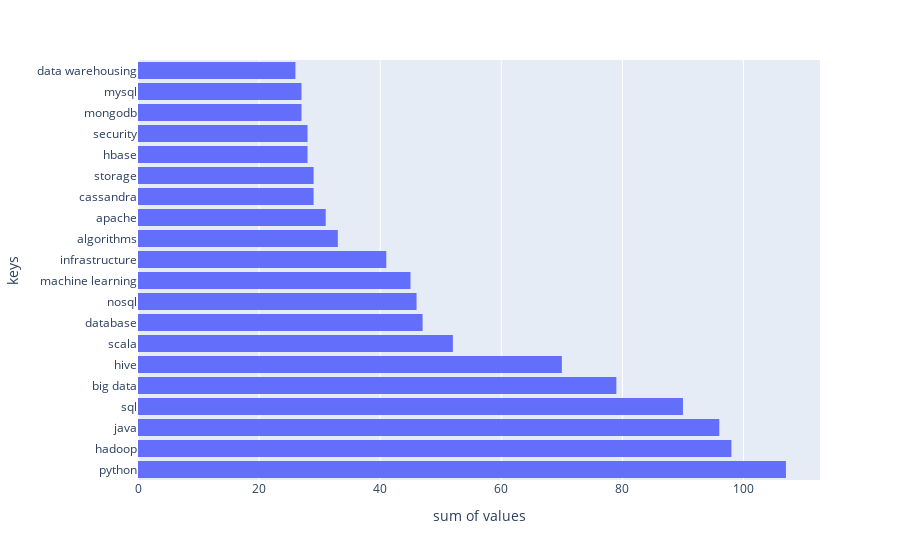

Notebook cell for this chart:
### Markdown cell above
Plot des skills les plus populaires

### Code cell
skills_dict = dict(sorted(occurrence_skill(df_jobs["Skills"]).items(), key=lambda item: item[1], reverse=True))
try:
    skills_dict.pop(".")
except:
    pass
skill_keys = list(skills_dict.keys())[:20]
skill_vals = list(skills_dict.values())[:20]
skill_df = pd.DataFrame({"keys": skill_keys, "values": skill_vals})
fig = px.histogram(data_frame=skill_df, x="values", y="keys")
fig.show()

### Figure 1 — Plotly figure (JSON) as saved in the notebook; plotly's stock layout.template omitted (floating-point values rounded to 4 significant figures)
{"data": [{"alignmentgroup": "True", "bingroup": "y", "histfunc": "sum", "hovertemplate": "sum of values=%{x}<br>keys=%{y}<extra></extra>", "legendgroup": "", "marker": {"color": "#636efa", "pattern": {"shape": ""}}, "name": "", "offsetgroup": "", "orientation": "h", "showlegend": false, "type": "histogram", "x": [107, 98, 96, 90, 79, 70, 52, 47, 46, 45, 41, 33, 31, 29, 29, 28, 28, 27, 27, 26], "xaxis": "x", "y": ["python", "hadoop", "java", "sql", "big data", "hive", "scala", "database", "nosql", "machine learning", "infrastructure", "algorithms", "apache", "cassandra", "storage", "hbase", "security", "mongodb", "mysql", "data warehousing"], "yaxis": "y"}], "layout": {"barmode": "relative", "legend": {"tracegroupgap": 0}, "margin": {"t": 60}, "xaxis": {"anchor": "y", "domain": [0, 1], "title": {"text": "sum of values"}}, "yaxis": {"anchor": "x", "domain": [0, 1], "title": {"text": "keys"}}}}
